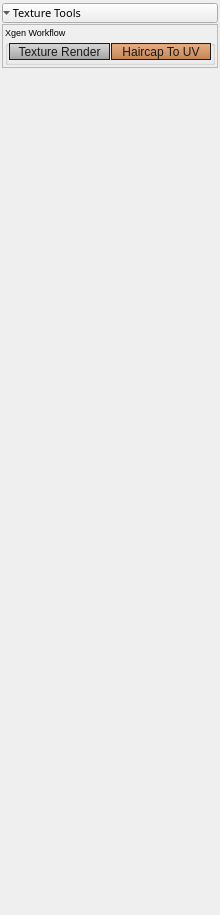
          <widget class="QWidget" name="scrollAreaWidgetContents_3">
           <property name="geometry">
            <rect>
             <x>0</x>
             <y>0</y>
             <width>220</width>
             <height>915</height>
            </rect>
           </property>
           <property name="font">
            <font>
             <family>Segoe UI</family>
            </font>
           </property>
           <property name="styleSheet">
            <string notr="true"/>
           </property>
           <layout class="QVBoxLayout" name="verticalLayout_8">
            <property name="spacing">
             <number>1</number>
            </property>
            <property name="leftMargin">
             <number>2</number>
            </property>
            <property name="topMargin">
             <number>3</number>
            </property>
            <property name="rightMargin">
             <number>2</number>
            </property>
            <property name="bottomMargin">
             <number>3</number>
            </property>
            <item>
             <widget class="QToolButton" name="toolButton_textureTools">
              <property name="sizePolicy">
               <sizepolicy hsizetype="Preferred" vsizetype="Preferred">
                <horstretch>0</horstretch>
                <verstretch>0</verstretch>
               </sizepolicy>
              </property>
              <property name="minimumSize">
               <size>
                <width>0</width>
                <height>0</height>
               </size>
              </property>
              <property name="maximumSize">
               <size>
                <width>16777215</width>
                <height>20</height>
               </size>
              </property>
              <property name="font">
               <font>
                <family>Segoe UI Semilight</family>
                <pointsize>8</pointsize>
                <weight>50</weight>
                <bold>false</bold>
               </font>
              </property>
              <property name="cursor">
               <cursorShape>SizeVerCursor</cursorShape>
              </property>
              <property name="layoutDirection">
               <enum>Qt::LeftToRight</enum>
              </property>
              <property name="styleSheet">
               <string notr="true"/>
              </property>
              <property name="text">
               <string> Texture Tools</string>
              </property>
              <property name="iconSize">
               <size>
                <width>3</width>
                <height>3</height>
               </size>
              </property>
              <property name="toolButtonStyle">
               <enum>Qt::ToolButtonTextBesideIcon</enum>
              </property>
              <property name="autoRaise">
               <bool>false</bool>
              </property>
              <property name="arrowType">
               <enum>Qt::DownArrow</enum>
              </property>
             </widget>
            </item>
            <item>
             <widget class="QFrame" name="frame_textureTools">
              <property name="sizePolicy">
               <sizepolicy hsizetype="Preferred" vsizetype="Preferred">
                <horstretch>0</horstretch>
                <verstretch>0</verstretch>
               </sizepolicy>
              </property>
              <property name="minimumSize">
               <size>
                <width>0</width>
                <height>0</height>
               </size>
              </property>
              <property name="maximumSize">
               <size>
                <width>16777215</width>
                <height>16777215</height>
               </size>
              </property>
              <property name="font">
               <font>
                <family>Segoe UI</family>
               </font>
              </property>
              <property name="styleSheet">
               <string notr="true">QPushButton{ 
 border:1px solid rgb(30,30,30);
background-color: qlineargradient(spread:pad, x1:1, y1:1, x2:1, y2:0, stop:0 rgba(189, 118, 57, 225), stop:1 rgba(235, 158, 108, 195));
color:rgb(25,25,25);}
QPushButton:hover{ 
 border:1px solid rgb(30,30,30);
background-color: qlineargradient(spread:pad, x1:1, y1:1, x2:1, y2:0, stop:0 rgba(189, 118, 57, 225), stop:1 rgba(255, 178, 128, 195));
color:rgb(25,25,25);
text-decoration: underline!important;}
QPushButton:pressed{ 
 border:1px solid rgb(30,30,30);
background-color: qlineargradient(spread:pad, x1:1, y1:1, x2:1, y2:0, stop:0 rgba(235, 158, 108, 195), stop:1 rgba( 189, 118, 57, 225));
color:rgb(25,25,25);}</string>
              </property>
              <property name="frameShape">
               <enum>QFrame::StyledPanel</enum>
              </property>
              <property name="frameShadow">
               <enum>QFrame::Raised</enum>
              </property>
              <layout class="QGridLayout" name="gridLayout_19">
               <property name="leftMargin">
                <number>2</number>
               </property>
               <property name="topMargin">
                <number>1</number>
               </property>
               <property name="rightMargin">
                <number>2</number>
               </property>
               <property name="bottomMargin">
                <number>2</number>
               </property>
               <property name="spacing">
                <number>2</number>
               </property>
               <item row="5" column="1" colspan="2">
                <widget class="QGroupBox" name="groupBox_deformer_5">
                 <property name="sizePolicy">
                  <sizepolicy hsizetype="Preferred" vsizetype="Preferred">
                   <horstretch>0</horstretch>
                   <verstretch>0</verstretch>
                  </sizepolicy>
                 </property>
                 <property name="minimumSize">
                  <size>
                   <width>0</width>
                   <height>0</height>
                  </size>
                 </property>
                 <property name="maximumSize">
                  <size>
                   <width>16777215</width>
                   <height>16777215</height>
                  </size>
                 </property>
                 <property name="font">
                  <font>
                   <family>Segoe UI</family>
                   <pointsize>7</pointsize>
                  </font>
                 </property>
                 <property name="styleSheet">
                  <string notr="true"/>
                 </property>
                 <property name="title">
                  <string>Xgen Workflow</string>
                 </property>
                 <layout class="QGridLayout" name="gridLayout_20">
                  <property name="leftMargin">
                   <number>1</number>
                  </property>
                  <property name="topMargin">
                   <number>0</number>
                  </property>
                  <property name="rightMargin">
                   <number>1</number>
                  </property>
                  <property name="bottomMargin">
                   <number>2</number>
                  </property>
                  <property name="spacing">
                   <number>1</number>
                  </property>
                  <item row="0" column="2" colspan="2">
                   <widget class="QPushButton" name="btn_haircapToUV">
                    <property name="minimumSize">
                     <size>
                      <width>0</width>
                      <height>17</height>
                     </size>
                    </property>
                    <property name="maximumSize">
                     <size>
                      <width>16777215</width>
                      <height>22</height>
                     </size>
                    </property>
                    <property name="font">
                     <font>
                      <family>Segoe UI</family>
                     </font>
                    </property>
                    <property name="cursor">
                     <cursorShape>PointingHandCursor</cursorShape>
                    </property>
                    <property name="mouseTracking">
                     <bool>false</bool>
                    </property>
                    <property name="statusTip">
                     <string>Morph xgen basemesh to uv shape.</string>
                    </property>
                    <property name="styleSheet">
                     <string notr="true"/>
                    </property>
                    <property name="text">
                     <string>Haircap To UV</string>
                    </property>
                   </widget>
                  </item>
                  <item row="0" column="0" colspan="2">
                   <widget class="QPushButton" name="btn_textureRender">
                    <property name="minimumSize">
                     <size>
                      <width>0</width>
                      <height>17</height>
                     </size>
                    </property>
                    <property name="maximumSize">
                     <size>
                      <width>16777215</width>
                      <height>22</height>
                     </size>
                    </property>
                    <property name="font">
                     <font>
                      <family>Segoe UI</family>
                     </font>
                    </property>
                    <property name="cursor">
                     <cursorShape>PointingHandCursor</cursorShape>
                    </property>
                    <property name="statusTip">
                     <string>Texture render tool, render rather bake.</string>
                    </property>
                    <property name="styleSheet">
                     <string notr="true">QPushButton{ 
 border:1px solid rgb(30,30,30);
background-color: qlineargradient(spread:pad, x1:1, y1:1, x2:1, y2:0, stop:0 rgba(155, 155,155, 235), stop:1 rgba(215, 215, 215, 195));
color:rgb(25,25,25);}

QPushButton:hover{ 
 border:1px solid rgb(30,30,30);
background-color: qlineargradient(spread:pad, x1:1, y1:1, x2:1, y2:0, stop:0 rgba(180, 180, 180, 225), stop:1 rgba(235, 235, 235, 195));
color:rgb(25,25,25);}

QPushButton:pressed{ 
 border:1px solid rgb(30,30,30);
background-color: qlineargradient(spread:pad, x1:1, y1:1, x2:1, y2:0, stop:0 rgba(215, 215, 215, 195), stop:1 rgba(155, 155,155, 235));
color:rgb(25,25,25);}</string>
                    </property>
                    <property name="text">
                     <string>Texture Render</string>
                    </property>
                   </widget>
                  </item>
                 </layout>
                </widget>
               </item>
              </layout>
             </widget>
            </item>
            <item>
             <spacer name="verticalSpacer">
              <property name="orientation">
               <enum>Qt::Vertical</enum>
              </property>
              <property name="sizeHint" stdset="0">
               <size>
                <width>20</width>
                <height>40</height>
               </size>
              </property>
             </spacer>
            </item>
           </layout>
          </widget>
